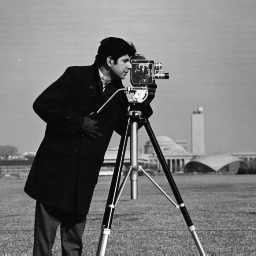
%> input picture matlab/data/cameraman2.tif, 256 x 256 px
$ octave loigiai_lab01_toan_tu_bac_nhat.m   (GNU Octave 9; MATLAB toolbox functions it lacks are replaced by stand-ins)
%> lines starting %> are read from the running program, lines starting %| are printed output that depends on the picture; in (x1, y1, x2, y2) boxes, pixels count from 0 and x2, y2 are one past the last pixel; in counts of white or black regions, pixels touching at a corner belong together; the program's own positions count from 1
%% LOI GIAI LAB 1 - TOAN TU DAO HAM BAC NHAT
clear; close all; clc;
scriptDir=fileparts(mfilename('fullpath'));
I=im2double(imread(fullfile(scriptDir,'..','data','cameraman2.tif')));
%> I: size 256x256 double; min 0.0275, max 0.992, mean 0.466
if ndims(I)==3, I=rgb2gray(I); end
names={'roberts','prewitt','sobel'};
K=[5 5 5;-3 0 -3;-3 -3 -3]; masks=zeros(3,3,8);
for k=0:7, masks(:,:,k+1)=circshift(K,[0 k]); end
resp=zeros([size(I) 8]);
for k=1:8, resp(:,:,k)=imfilter(I,masks(:,:,k),'replicate'); end
R=max(abs(resp),[],3); kirsch=R>graythresh(R);
%> after `R=max(abs(resp),[],3)`:
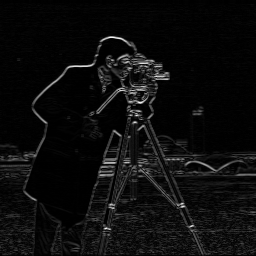
%> R: size 256x256 double; min 0, max 10.94, mean 0.559; drawn with min black and max white
%> after `kirsch=R>graythresh(R)`:
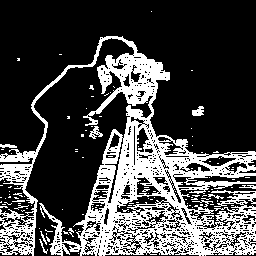
%> kirsch: size 256x256 logical; 28% white; 121 white regions (109 under 20 px), largest, box (x1, y1, x2, y2) and area: (0, 36, 256, 256) 17533, (192, 106, 204, 116) 83, (89, 126, 103, 139) 82
figure('Name','Solution 1 - Edge operators'); subplot(2,3,1); imshow(I,[]); title('Original');
for k=1:4
%> this loop made 4 passes; what is shown inside it comes from the first
    if k<=3, E=edge(I,names{k}); label=upper(names{k}); else, E=kirsch; label='KIRSCH'; end
%> after `E=edge(I,names{k})`:
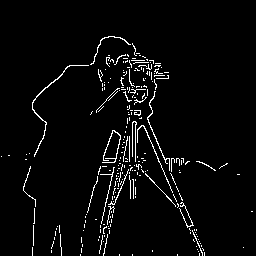
%> E: size 256x256 logical; 3.6% white in thin lines or dots, all inside (x1, y1, x2, y2) = (1, 36, 253, 256)
    subplot(2,3,k+1); imshow(E); title(label);
end
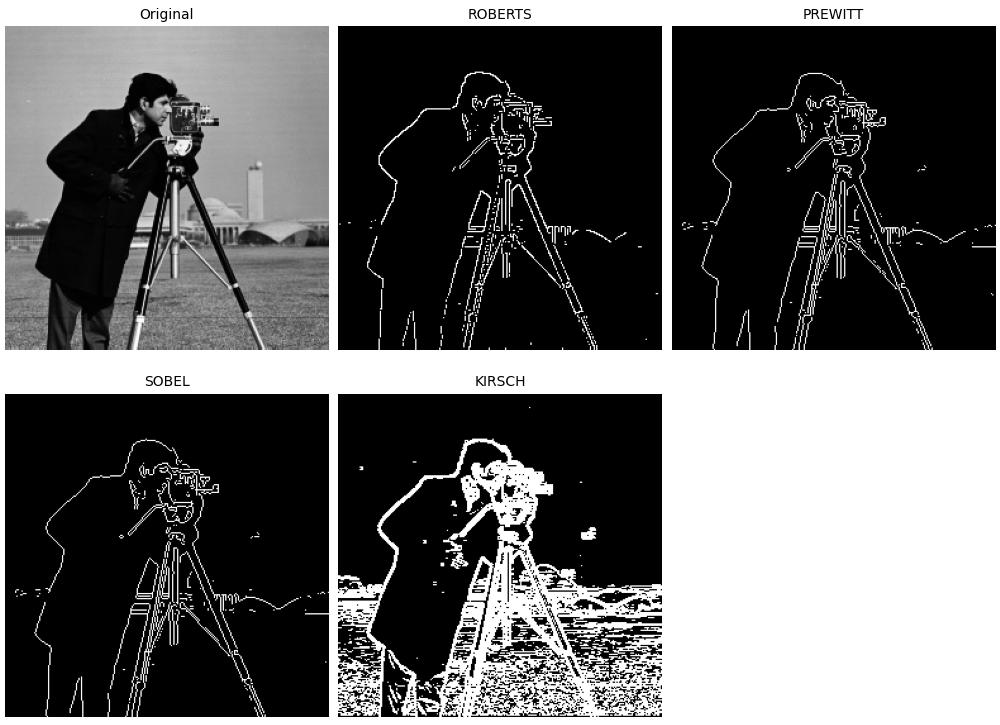
%> figure redrawn from the program's plot data, 5 panels

$ run again, with matlab/data/mri.jpg saved as matlab/data/cameraman2.tif
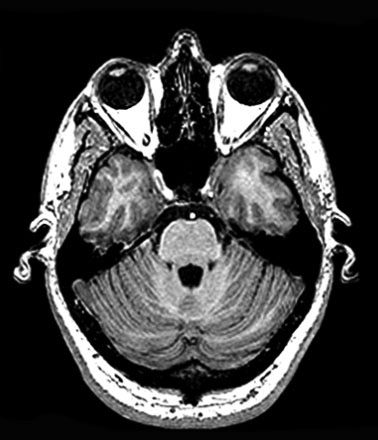
%> input picture matlab/data/mri.jpg, 378 x 440 px
%> `kirsch=R>graythresh(R)`:
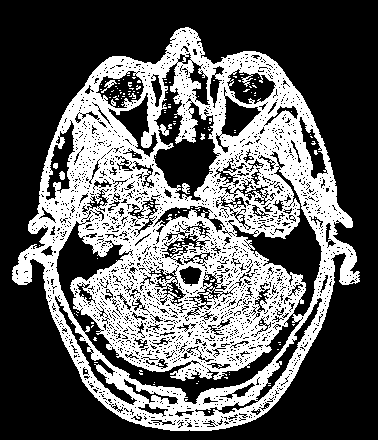
%> kirsch: size 440x378 logical; 37.1% white; 141 white regions (135 under 20 px), largest, box (x1, y1, x2, y2) and area: (12, 27, 360, 431) 60930, (101, 80, 117, 93) 62, (182, 183, 190, 194) 55, (59, 171, 65, 180) 41, (53, 163, 58, 169) 26, (200, 133, 205, 140) 22
%> `E=edge(I,names{k})`:
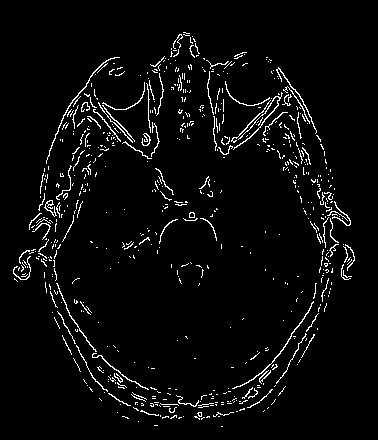
%> E: size 440x378 logical; 3.9% white in thin lines or dots, all inside (x1, y1, x2, y2) = (13, 32, 355, 427)

$ run again, with matlab/data/rice.png saved as matlab/data/cameraman2.tif
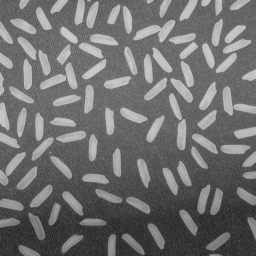
%> input picture matlab/data/rice.png, 256 x 256 px
%> `kirsch=R>graythresh(R)`:
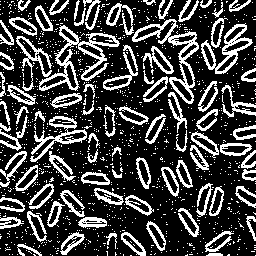
%> kirsch: size 256x256 logical; 26.1% white in thin lines or dots
%> `E=edge(I,names{k})`:
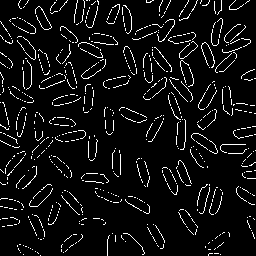
%> E: size 256x256 logical; 6.4% white in thin lines or dots
